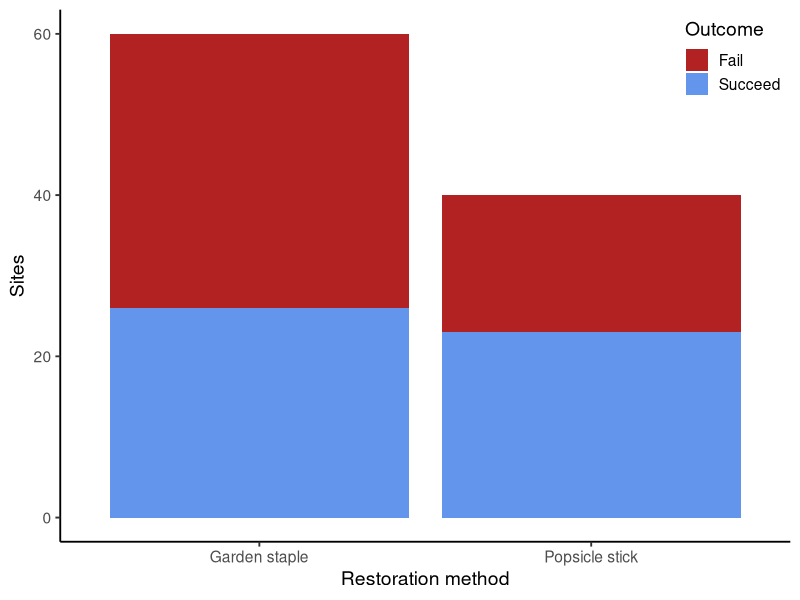
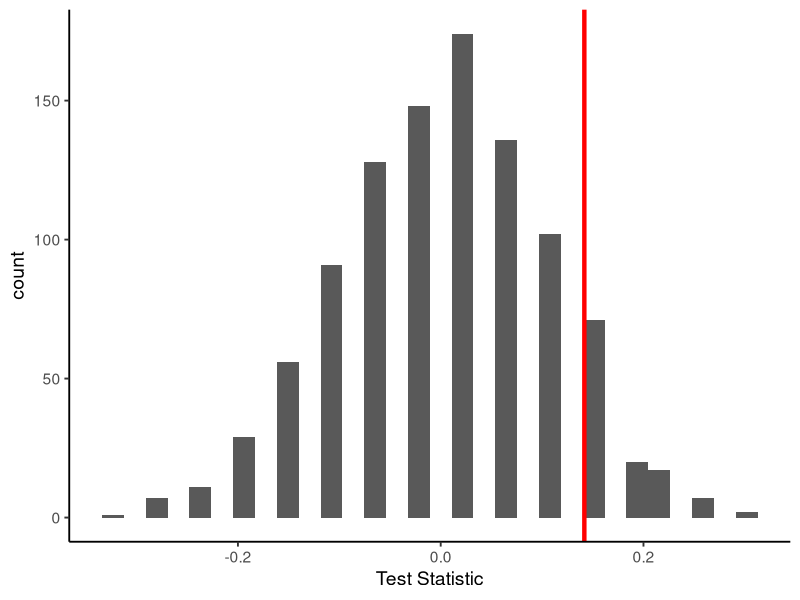
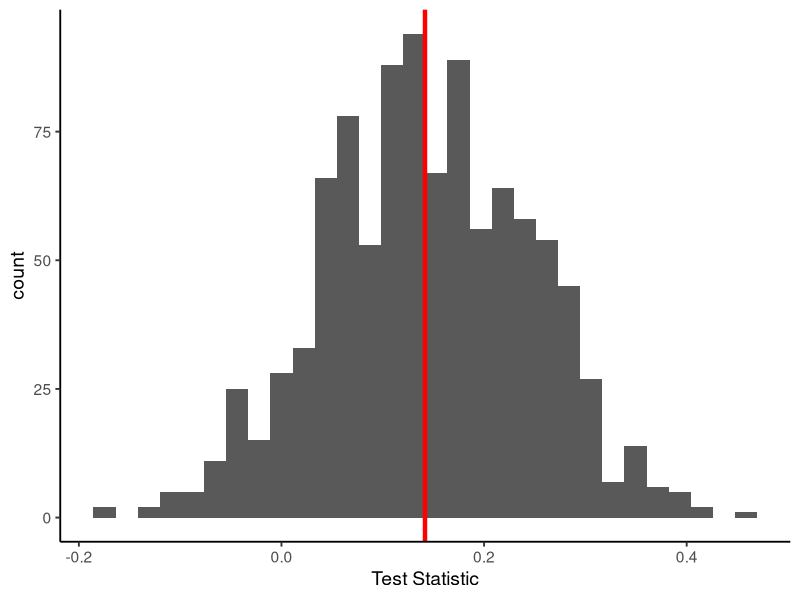
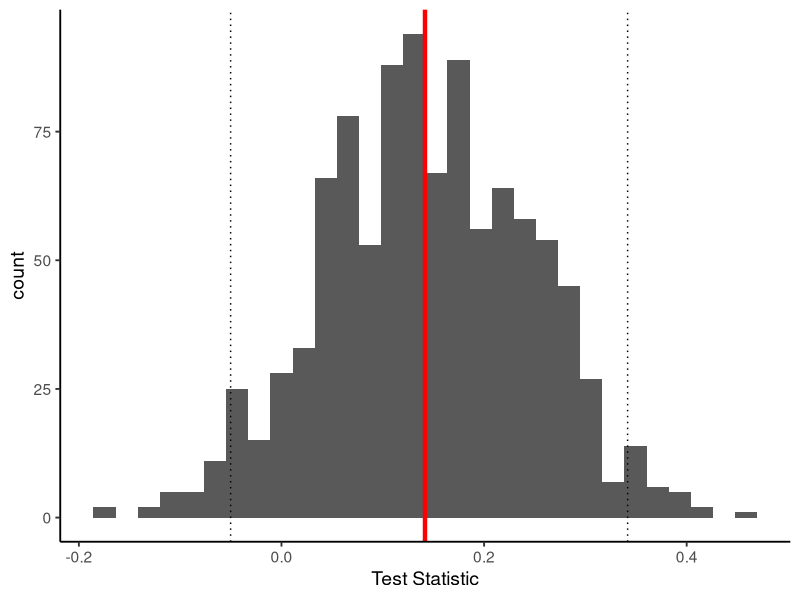
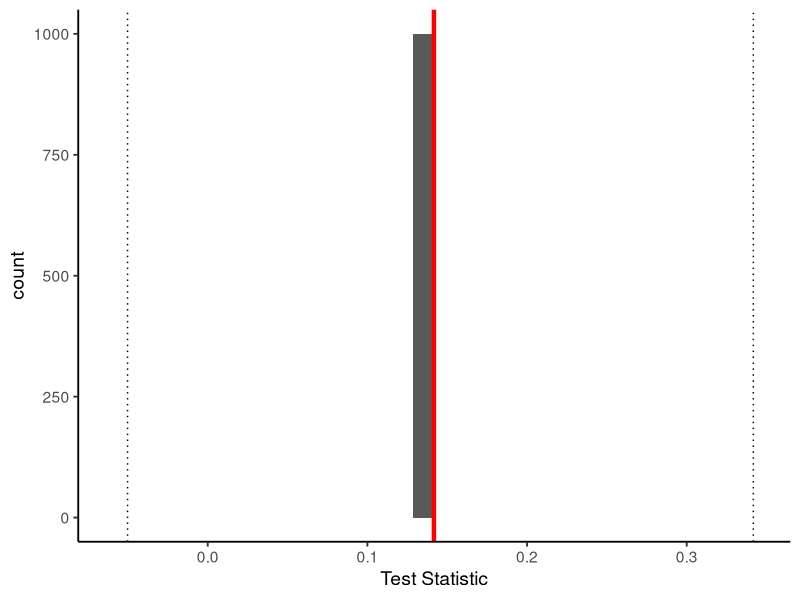

Write the R code that produced these figures, in order.
## ---- chunk 1
#| label: setup
#| message: false
#| warning: false

library(tidyverse)
theme_set(theme_classic(14))
set.seed(123)

## ---- chunk 2
#| label: read-eelgrass-data

restoration <- read_csv(here::here("week4/data/eelgrass.csv"))
glimpse(restoration)

## ---- chunk 3
#| label: fig-eelgrass-data
#| fig-cap: "Success of eelgrass restoration plots by restoration method."

ggplot(restoration, aes(treatment, fill = success_fct)) +
  geom_bar() +
  scale_fill_manual(values = c("firebrick", "cornflowerblue")) +
  labs(x = "Restoration method",
       y = "Sites",
       fill = "Outcome") +
  theme(legend.position = "inside",
        legend.position.inside = c(1, 1),
        legend.justification = c(1, 1))

## ---- chunk 4
#| label: q3

rest_df <- restoration |> 
  group_by(treatment) |> 
  summarise(proportion = sum(success) / n())

dip <- rest_df$proportion[2] - rest_df$proportion[1]
## ---- chunk 5
#| label: q5

one_permutation <- restoration %>% 
  mutate(shuffled = sample(treatment, 
                      size = length(treatment), 
                      replace = FALSE))

permutation_props <- one_permutation %>% 
  group_by(shuffled) %>% 
  summarize(proportion = sum(success) / n())

permutation_diff_props <- permutation_props$proportion[2] - permutation_props$proportion[1]

permutation_diff_props

## ---- chunk 6
#| label: q6


permute <- function(i) {
    one_permutation <- restoration %>% 
      mutate(shuffled = sample(treatment, 
                      size = length(treatment), 
                      replace = FALSE))

    permutation_props <- one_permutation %>% 
      group_by(shuffled) %>% 
      summarize(proportion = sum(success) / n())

permutation_diff_props <- permutation_props$proportion[2] - permutation_props$proportion[1]
}


null_distribution <- map_dbl(1:1000, permute)

## ---- chunk 7
#| label: q7

df_null_dist <- data.frame(null_distribution)

ggplot(df_null_dist, aes(x = null_distribution)) +
  geom_histogram() +
  geom_vline(xintercept = dip, color = 'red', linewidth = 1.5) +
  labs(x = "Test Statistic")

## ---- chunk 8
#| label: q8

p_val <- sum(null_distribution > dip) / length(null_distribution)

p_val

## ---- chunk 9
#| label: q12

one_bootstrap <- restoration %>% 
  group_by(treatment) |> 
  mutate(booted = sample(success_fct,
                      size = length(success_fct),
                      replace = TRUE)) %>% 
  ungroup()

## ---- chunk 10
#| label: q13

bootstrap <- function(i) {
  one_bootstrap <- restoration |> 
    group_by(treatment) |> 
    mutate(booted = sample(success_fct,
                      size = length(success_fct),
                      replace = TRUE)) |> 
  mutate(trial = i)
}

bootstrap_samples <- map(1:1000, bootstrap) |> 
  list_rbind()

## ---- chunk 11
#| label: q14

bootstrap_test_stats <- bootstrap_samples |> 
  group_by(trial, treatment) |> 
  summarise(success_count = sum(booted == "Succeed"),
            treatment_count = n(),
            proportion = success_count / treatment_count) |> 
  ungroup()

bootstrap_dips <- bootstrap_test_stats |> 
  group_by(trial) |> 
  summarise(difference = proportion[2] - proportion[1]) |> 
  ungroup()
  

## ---- chunk 12
#| label: q15

ggplot(bootstrap_dips, aes(x = difference)) +
  geom_histogram() +
  geom_vline(xintercept = dip, color = 'red', linewidth = 1.5) +
  labs(x = "Test Statistic")

## ---- chunk 13
#| label: q16

restoration_ci <- quantile(bootstrap_dips$difference, probs = c(0.025, 0.975))
restoration_ci

## ---- chunk 14
#| label: q17

ggplot(bootstrap_dips, aes(x = difference)) +
  geom_histogram() +
  geom_vline(xintercept = dip, color = 'red', linewidth = 1.5) +
  geom_vline(xintercept = -0.0502, linetype = 'dotted') +
  geom_vline(xintercept = 0.3417, linetype = 'dotted') +
  labs(x = "Test Statistic")


## ---- chunk 15
bootstrap_noreplace <- function(i) {
  one_bootstrap <- restoration |> 
    group_by(treatment) |> 
    mutate(booted = sample(success_fct,
                      size = length(success_fct),
                      replace = FALSE)) |> 
  mutate(trial = i)
}
bootstrap_samples_noreplace <- map(1:1000, bootstrap_noreplace) |> 
  list_rbind()

bootstrap_ts_noreplace <- bootstrap_samples_noreplace |> 
  group_by(trial, treatment) |> 
  summarise(success_count = sum(booted == "Succeed"),
            treatment_count = n(),
            proportion = success_count / treatment_count) |> 
  ungroup()

bootstrap_dips_noreplace <- bootstrap_ts_noreplace |> 
  group_by(trial) |> 
  summarise(difference = proportion[2] - proportion[1]) |> 
  ungroup()

ggplot(bootstrap_dips_noreplace, aes(x = difference)) +
  geom_histogram() +
  geom_vline(xintercept = dip, color = 'red', linewidth = 1.5) +
  geom_vline(xintercept = -0.0502, linetype = 'dotted') +
  geom_vline(xintercept = 0.3417, linetype = 'dotted') +
  labs(x = "Test Statistic")
